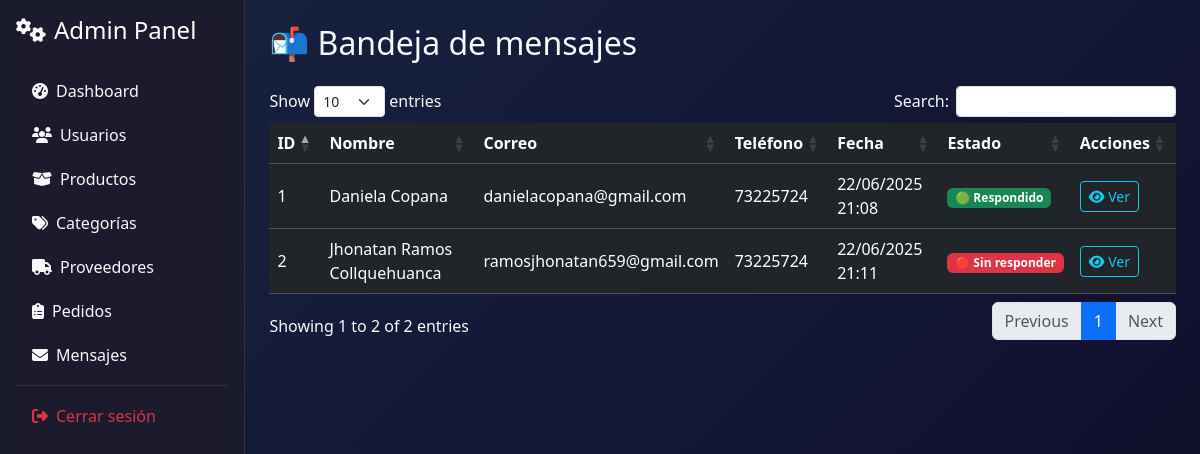
Page /admin (signed in) on the committed database.
### models/mensaje_contacto.py (models this page shows, shortened)
class MensajeContacto(db.Model):
    __tablename__ = 'mensajes_contacto'
    id = db.Column(db.Integer, primary_key=True)
    nombre = db.Column(db.String(100), nullable=False)
    email = db.Column(db.String(100), nullable=False)
    telefono = db.Column(db.String(20))
    mensaje = db.Column(db.Text, nullable=False)
    fecha = db.Column(db.DateTime, default=datetime.utcnow)
    respondido = db.Column(db.Boolean, default=False)

### controllers/mensaje_controller.py (the view)
@mensaje_bp.route('/admin')
def admin_lista():
    if session.get('rol') != 'admin':
        flash('Acceso no autorizado.', 'danger')
        return redirect(url_for('inicio'))
    mensajes = MensajeContacto.query.order_by(MensajeContacto.respondido.asc(), MensajeContacto.fecha.desc()).all()
    return render_template('admin/mensajes/lista.html', mensajes=mensajes)

### app.py (called while the page is built)
@app.context_processor
def inject_active_path():
    def is_active(path):
        return 'active' if request.path == path else ''
    return dict(is_active=is_active)

@app.context_processor
def cantidad_carrito():
    def contar_productos():
        if session.get('rol') == 'cliente' and session.get('id'):
            items = Carrito.query.filter_by(usuario_id=session['id']).all()
            return len(items)
        return 0
    return dict(cantidad_en_carrito=contar_productos())

### templates/admin/mensajes/lista.html (shortened to what this page needs)
{% extends 'base_admin.html' %}
{% block content %}
<h2 class="mb-4">📬 Bandeja de mensajes</h2>
<table class="table table-dark table-hover data-table align-middle">
  <thead>
    <tr>
      <th>ID</th>
      <th>Nombre</th>
      <th>Correo</th>
      <th>Teléfono</th>
      <th>Fecha</th>
      <th>Estado</th>
      <th>Acciones</th>
    </tr>
  </thead>
  <tbody>
    {% for m in mensajes %}
    <tr>
      <td>{{ m.id }}</td>
      <td>{{ m.nombre }}</td>
      <td>{{ m.email }}</td>
      <td>{{ m.telefono or '—' }}</td>
      <td>{{ m.fecha.strftime('%d/%m/%Y %H:%M') }}</td>
      <td>
        {% if m.respondido %}
          <span class="badge bg-success">🟢 Respondido</span>
        {% else %}
          <span class="badge bg-danger">🔴 Sin responder</span>
        {% endif %}
      </td>
      <td>
        <a href="{{ url_for('mensaje.admin_ver', id=m.id) }}"
           class="btn btn-sm btn-outline-info">
          <i class="fas fa-eye"></i> Ver
        </a>
      </td>
    </tr>
    {% endfor %}
  </tbody>
</table>
{% endblock %}

### templates/base_admin.html (style rules this page uses)
:root { --admin-sidebar: #1a1a2e; --admin-main: #16213e; --admin-accent: #0f3460; }
body { font-family: 'Segoe UI', system-ui, sans-serif; overflow-x: hidden; }

### rows in the picture
MensajeContacto: id "2", nombre "Jhonatan Ramos Collquehuanca", email "ramosjhonatan659@gmail.com", telefono "73225724", fecha "22/06/2025 21:11", respondido "🔴 Sin responder"
MensajeContacto: id "1", nombre "Daniela Copana", email "danielacopana@gmail.com", telefono "73225724", fecha "22/06/2025 21:08", respondido "🟢 Respondido"
